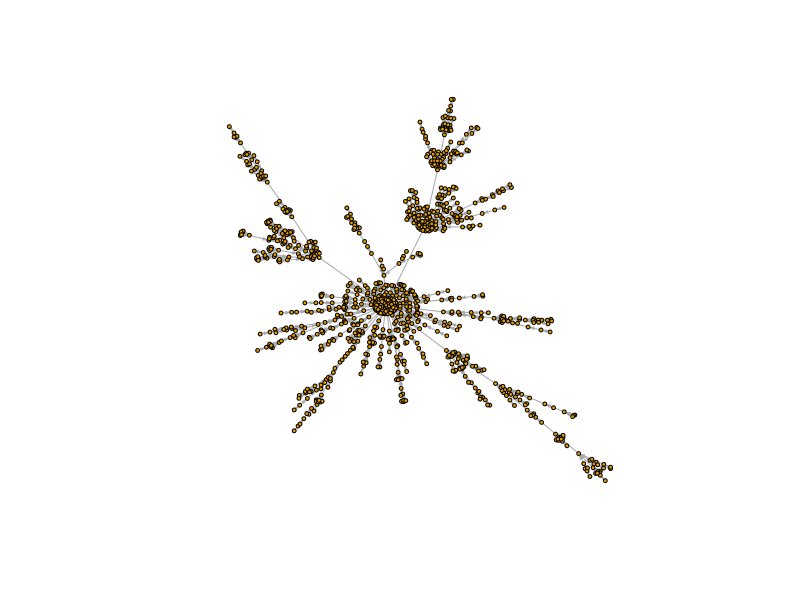

The R script that drew this image:
library(igraph)
g <- barabasi.game(1000)
layout <- layout_with_fr(g)
plot(g, layout=layout, vertex.size=2,
     vertex.label=NA, edge.arrow.size=.2)
# Węzeł o maksymalnym betweenness
V(g)[betweenness(g)==max(betweenness(g))]
# Średnica
diameter(g)
# W modelu Barabási-Albert dodawane w czasie konstrukcji grafu węzły są łączone 
# z istniejącymi węzłami z prawdopodobieństwem proporcjonalnym do ich stopnia,
# co naturalnie prowadzi do tworzenie się hubów o dużej liczbie połączeń i
# peryferii złożonych z dużej liczby węzłów o małym stopniu.
# W modelu Erdős-Rényi każda możliwa krawędź ma jednakowe prawdopodobieństwo 
# zaistnienia, niezależnie od innych. Prowadzi to do sieci, w której rozkład
# stopni węzłów jest zbliżony do normalnego